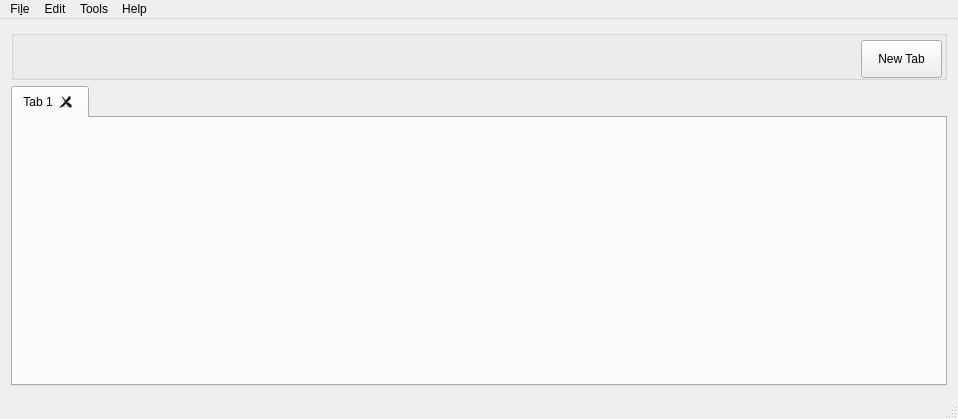
<?xml version="1.0" encoding="UTF-8"?>
<ui version="4.0">
 <class>MainWindow</class>
 <widget class="QMainWindow" name="MainWindow">
  <property name="geometry">
   <rect>
    <x>0</x>
    <y>0</y>
    <width>958</width>
    <height>419</height>
   </rect>
  </property>
  <property name="windowTitle">
   <string>QT Cat Web bowser</string>
  </property>
  <widget class="QWidget" name="centralWidget">
   <layout class="QGridLayout" name="gridLayout">
    <item row="1" column="0">
     <widget class="QTabWidget" name="tabWidget">
      <property name="tabPosition">
       <enum>QTabWidget::North</enum>
      </property>
      <property name="tabShape">
       <enum>QTabWidget::Rounded</enum>
      </property>
      <property name="currentIndex">
       <number>0</number>
      </property>
      <property name="tabsClosable">
       <bool>true</bool>
      </property>
      <property name="movable">
       <bool>true</bool>
      </property>
      <widget class="QWidget" name="tab">
       <attribute name="title">
        <string>Tab 1</string>
       </attribute>
       <layout class="QGridLayout" name="gridLayout_2"/>
      </widget>
     </widget>
    </item>
    <item row="0" column="0">
     <widget class="QGroupBox" name="groupBox">
      <property name="minimumSize">
       <size>
        <width>0</width>
        <height>50</height>
       </size>
      </property>
      <property name="maximumSize">
       <size>
        <width>16777215</width>
        <height>70</height>
       </size>
      </property>
      <property name="title">
       <string/>
      </property>
      <widget class="QPushButton" name="pushButton_2">
       <property name="geometry">
        <rect>
         <x>850</x>
         <y>10</y>
         <width>81</width>
         <height>38</height>
        </rect>
       </property>
       <property name="text">
        <string>New Tab</string>
       </property>
      </widget>
     </widget>
    </item>
   </layout>
  </widget>
  <widget class="QMenuBar" name="menuBar">
   <property name="geometry">
    <rect>
     <x>0</x>
     <y>0</y>
     <width>958</width>
     <height>34</height>
    </rect>
   </property>
   <widget class="QMenu" name="menuFile">
    <property name="title">
     <string>Fi&amp;le</string>
    </property>
   </widget>
   <widget class="QMenu" name="menuEdit">
    <property name="title">
     <string>Edit</string>
    </property>
   </widget>
   <widget class="QMenu" name="menuTools">
    <property name="title">
     <string>Tools</string>
    </property>
   </widget>
   <widget class="QMenu" name="menuHelp">
    <property name="title">
     <string>Help</string>
    </property>
    <addaction name="actionAbout"/>
    <addaction name="actionAbout_QT"/>
   </widget>
   <addaction name="menuFile"/>
   <addaction name="menuEdit"/>
   <addaction name="menuTools"/>
   <addaction name="menuHelp"/>
  </widget>
  <widget class="QStatusBar" name="statusBar"/>
  <action name="actionAbout">
   <property name="text">
    <string>About</string>
   </property>
  </action>
  <action name="actionAbout_QT">
   <property name="text">
    <string>About QT</string>
   </property>
  </action>
 </widget>
 <layoutdefault spacing="6" margin="11"/>
 <resources/>
 <connections/>
</ui>
